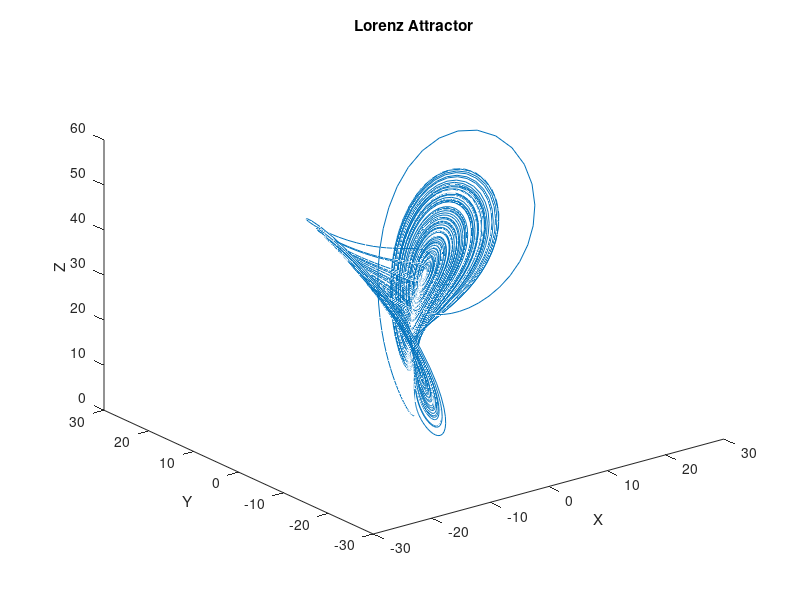

This figure's MATLAB source:
function lorenzattractor()
    % Parameters
    sigma = 10;
    rho = 28;
    beta = 8/3;
    dt = 0.01;
    numSteps = 10000;

    % Initial conditions
    x = 1;
    y = 1;
    z = 1;

    % Initialize arrays to store results
    X = zeros(numSteps, 1);
    Y = zeros(numSteps, 1);
    Z = zeros(numSteps, 1);

    % Euler method to solve the Lorenz equations
    for i = 1:numSteps
        dx = sigma * (y - x) * dt;
        dy = (x * (rho - z) - y) * dt;
        dz = (x * y - beta * z) * dt;
        
        x = x + dx;
        y = y + dy;
        z = z + dz;
        
        X(i) = x;
        Y(i) = y;
        Z(i) = z;
    end

    % Plot results
    plot3(X, Y, Z);
    title('Lorenz Attractor');
    xlabel('X');
    ylabel('Y');
    zlabel('Z');
end
